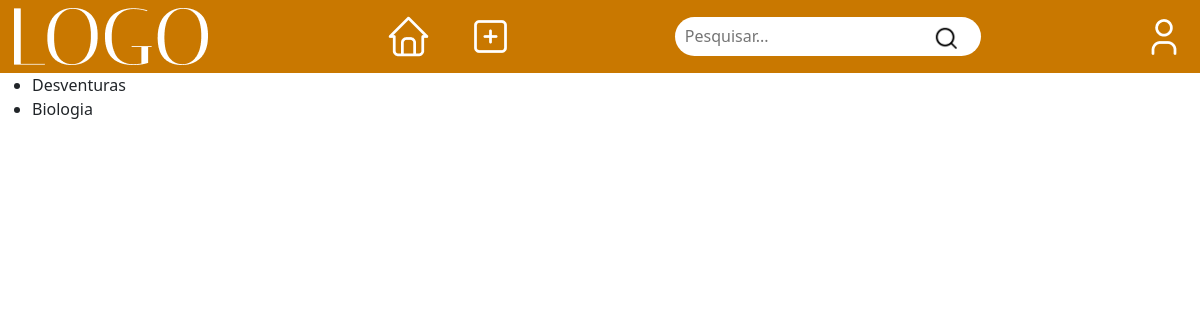
The page /sharin/historico (signed in) on the database as committed earlier.
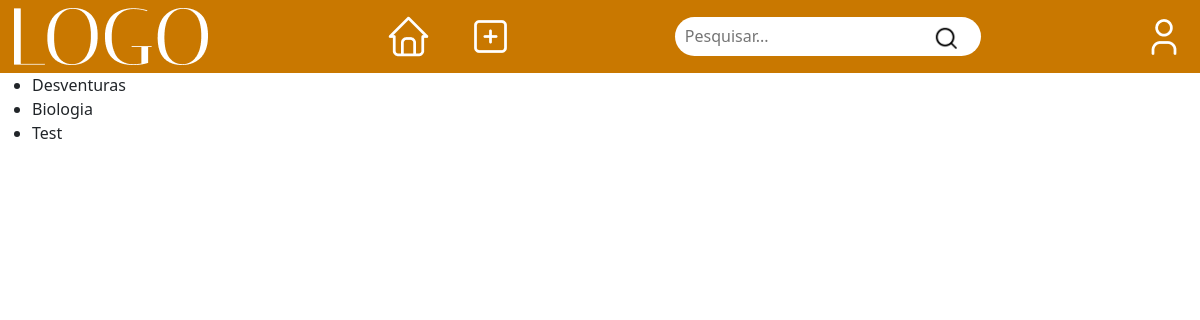
The same page on the database as committed later.
### sharin/models.py (models this page shows)
class Publicacao(models.Model):
    criador = models.IntegerField(blank=False, default=1)
    titulo = models.CharField(max_length=32)
    descricao= models.TextField()
    telefone = models.CharField(max_length=12, blank=True, null=True)
    tags = models.TextField()
    data = models.DateField()

### sharin/views.py (the view)
# urls.py: path('historico', views.historico, name="historico-usuario"),
def historico(request):
    if not request.user.is_authenticated:
        return redirect("sharin:login_view")
    publicacoes = Publicacao.objects.all().filter(criador=request.user.id)
    return render(request, "sharin/historico.html", {
        "publicacoes": publicacoes,
    })

### sharin/templates/sharin/historico.html
{% extends 'sharin/layout.html' %}
{% block body %}
    {% if publicacoes %}
        <ul>
            {% for publicacao in publicacoes %}
                <li>{{ publicacao.titulo }}</li>
            {% endfor %}
        </ul>
    {% else %}
        <h1>Você não tem publicacoes.</h1>
    {% endif %}
{% endblock %}

Rows that differ between the two databases and show on the page:
added Publicacao: titulo "Test"
